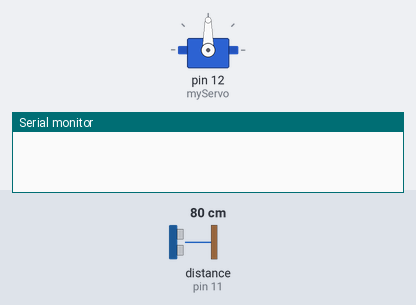
A sketch run on a simulated Arduino Uno, built with avr-gcc and run on an emulated ATmega328P. Parts: servo, the last lines printed to the serial monitor. Wiring (inferred from the names in the program): ultrasonic range finder: trigger pin 10; echo pin 11. The inputs (shaded band) are chosen by the test bench; at power-on: distance to the obstacle (sensor on pin 11) 80 cm. The echo pulse lasts 58.3 µs per cm.

Above: at 0.1 s.
1.9 s: distance to the obstacle (sensor on pin 11) set to 2 cm
At 4.4 s:
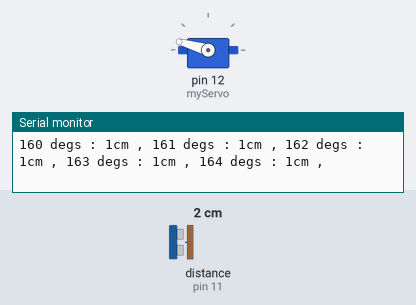
4.9 s: distance to the obstacle (sensor on pin 11) set to 18 cm
At 7.7 s:
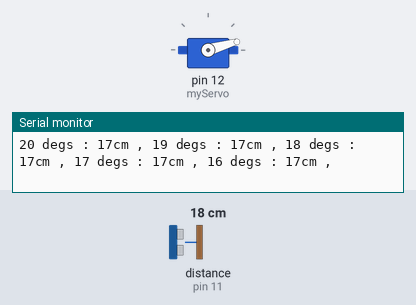
Timing chart, 0 to 13.9 s (numbered marks = the images above; inputs shaded):
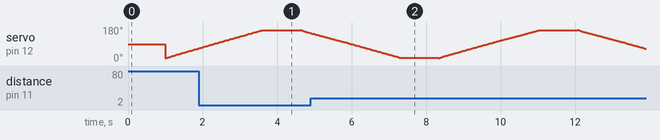

The sketch:

myRadar.ino
```cpp
#include <Servo.h>
const int trigPin = 10; // or could be A0
const int echoPin = 11; // or could be A1
long duration;
int distance;
Servo myServo;
void setup() {
    pinMode(trigPin, OUTPUT);
    pinMode(echoPin, INPUT);
    Serial.begin(9600);
    myServo.attach(12);
}
void loop() {
 Serial.println();delay(1000);
 printDistance(+1,15,165);
 Serial.println(); delay(1000);
 printDistance(-1,165,15);
}
int printDistance(int inc,int i,int j){
  for(i;i!=j;i=i+inc){
        myServo.write(i);
        delay(10);
        distance = calculateDistance();
        if (i % 5==0){Serial.println();}
        Serial.print(i);
        Serial.print(" degs : ");
        Serial.print(distance);
        Serial.print("cm , ");
    }}
int calculateDistance(){
    digitalWrite(trigPin, LOW);
    delayMicroseconds(2);

    digitalWrite(trigPin, HIGH);
    delayMicroseconds(10);
    digitalWrite(trigPin, LOW);
    duration = pulseIn(echoPin, HIGH);
    distance= duration*0.034/2;
    return distance;
}
```
